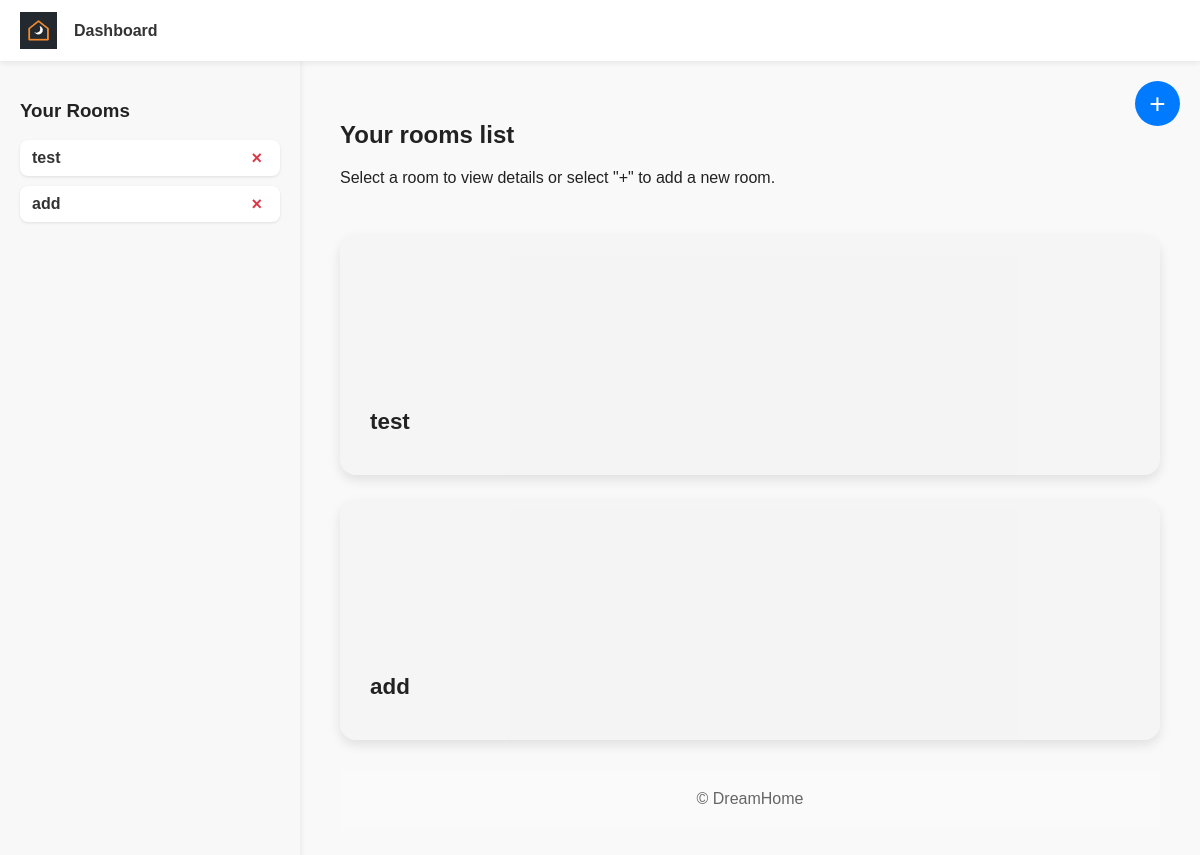
Page /dashboard on the earlier database version.
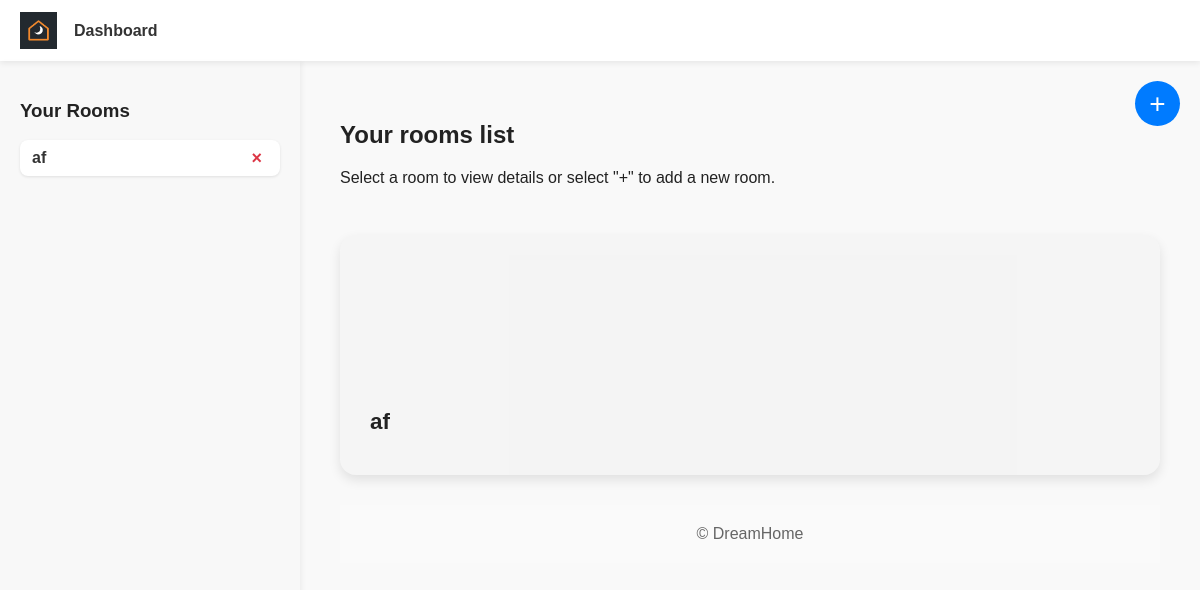
Same page on the later database version.
### tables this page shows
CREATE TABLE rooms (
        id INTEGER PRIMARY KEY AUTOINCREMENT,
        name TEXT NOT NULL,
        last_updated TIMESTAMP
    );

### main.py (the view)
@app.route('/dashboard')
def dashboard():
    conn = get_db_connection()
    rooms = conn.execute('SELECT id, name FROM rooms').fetchall()
    conn.close()
    return render_template('dashboard.html', rooms=rooms)

### main.py (called while the page is built)
def get_db_connection():
    conn = sqlite3.connect(DATABASE)
    conn.row_factory = sqlite3.Row
    return conn

### templates/dashboard.html (shortened to what this page needs)
<!DOCTYPE html>
<html lang="en">
  <head>
  </head>
  <body>
    <header>
      <nav style="display: flex; align-items: center; gap: 1px">
        <a href="/#home" style="display: flex; align-items: center">
          <img
            src="/static/image/applogo.png"
            alt="DreamHome Logo"
            style="height: 37px"
          />
        </a>
        <a href="/dashboard">Dashboard</a>
      </nav>
    </header>
    <main>
      <div class="sidebar" id="sidebar">
        <h3>Your Rooms</h3>
        {% for room in rooms %}
        <div class="room-card">
          <a href="/dashboard/{{ room['name'] | replace(' ', '-') }}">
            {{ room['name'] }}
          </a>
          <button class="delete-btn" onclick="deleteRoom({{ room['id'] }})">
            ×
          </button>
        </div>
        {% else %}
        <p>No rooms yet.</p>
        {% endfor %}
      </div>
      <div class="content">
        <button class="add-btn" onclick="toggleForm()">+</button>
        <h2>Your rooms list</h2>
        <p>Select a room to view details or select "+" to add a new room. <br /><br /></p>
        <div class="big-room-list">
          {% for room in rooms %}
          <div
            class="big-room-card"
            onclick="window.location.href='/dashboard/{{ room['name'] | replace(' ', '-') }}'"
            style="cursor: pointer"
          >
            <a href="/dashboard/{{ room['name'] | replace(' ', '-') }}">
              {{ room['name'] }}
            </a>
          </div>
          {% endfor %}
        </div>
        <footer>© DreamHome</footer>
      </div>
    </main>
  </body>
</html>

Differences in the rows shown:
removed rooms: name "add"
changed rooms: name "test" → "af"
